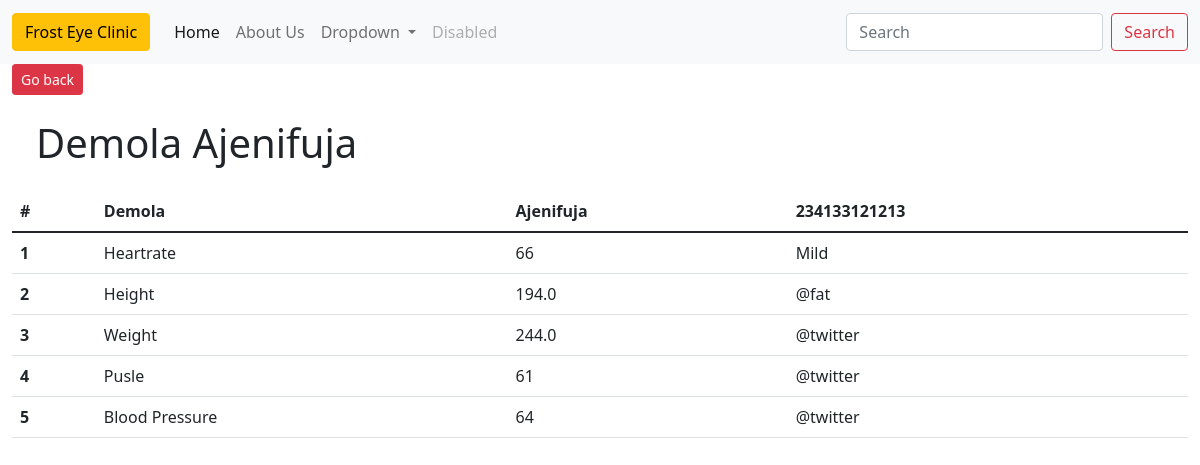
The app's page /office_app/patient_detail/8/ with its own data.
### office_app/models.py (models this page shows, shortened)
class Vitals(models.Model):
    patient = models.ForeignKey(Patient, on_delete=models.CASCADE, null=True, blank=True, related_name='patient_vitals')
    heartrate = models.IntegerField(default=60)
    height = models.DecimalField(default=2.5, max_digits=5, decimal_places=1)
    weight = models.DecimalField(default=2.5, max_digits=5, decimal_places=1)
    blood_pressure = models.IntegerField(default=60, validators=[MinValueValidator(1), MaxValueValidator(200)])
    pulse = models.IntegerField(default=60, validators=[MinValueValidator(1), MaxValueValidator(200)])

class Patient(models.Model):
    FEMALE = 'F'
    MALE = 'M'
    GENDER_CHOICES = [
        ('Female', 'Female'),
        ('Male', 'Male')
    ]
    first_name = models.CharField(max_length=25)
    last_name = models.CharField(max_length=25)
    age = models.IntegerField(default=1)
    email = models.EmailField(null=True, blank=True)
    phone_number = models.IntegerField(default=1)
    timestamp = models.DateTimeField(auto_now_add=True, null=True)
    gender = models.CharField(max_length=10, choices=GENDER_CHOICES, null=True)
    profile_img = models.ImageField(upload_to ='uploads/% Y/% m/% d/', null=True, blank=True)
    is_active = models.BooleanField(default=True)
    @property
    def full_name(self):
        return f'{self.first_name} {self.last_name}'

### office_app/views.py (the view)
# urls.py: path('patient_detail/<int:patient_id>/', views.patient_vitals, name='patient_detail'),
def patient_vitals(request, patient_id):
    try:
        patient_vitals = Vitals.objects.get(patient_id=patient_id)
        context = {'patient_vitals': patient_vitals}
        return render(request, 'office_app/patient_detail.html', context)
    except ObjectDoesNotExist:
        patient = Patient.objects.get(pk=patient_id)
        context = {'patient': patient}
        return render(request, 'office_app/no_detail.html', context)

### office_app/templates/office_app/patient_detail.html
{% extends 'base.html' %}
{% block content %}
      <div>
        <a href="{% url 'office_app:list_patients' %}">
          <button class="btn btn-danger btn-sm">
            Go back
        </button>
        </a>
        <h1 class="m-4">{{ patient_vitals.patient.full_name }}</h1>
      </div>
        <table class="table">
            <thead>
              <tr>
                <th scope="col">#</th>
                <th scope="col">{{ patient_vitals.patient.first_name }}</th>
                <th scope="col">{{ patient_vitals.patient.last_name }}</th>
                <th scope="col">{{ patient_vitals.patient.phone_number }}</th>
              </tr>
            </thead>
            <tbody>
              <tr>
                <th scope="row">1</th>
                <td>Heartrate</td>
                <td>{{ patient_vitals.heartrate }}</td>
                <td>Mild</td>
              </tr>
              <tr>
                <th scope="row">2</th>
                <td>Height</td>
                <td>{{ patient_vitals.height }}</td>
                <td>@fat</td>
              </tr>
              <tr>
                <th scope="row">3</th>
                <td>Weight</td>
                <td>{{ patient_vitals.weight }}</td>
                <td>@twitter</td>
              </tr>
              <tr>
                <th scope="row">4</th>
                <td>Pusle</td>
                <td>{{ patient_vitals.pulse }}</td>
                <td>@twitter</td>
              </tr>
              <tr>
                <th scope="row">5</th>
                <td>Blood Pressure</td>
                <td>{{ patient_vitals.blood_pressure }}</td>
                <td>@twitter</td>
              </tr>
            </tbody>
          </table>
{% endblock %}

### office_app/templates/base.html (style rules this page uses)
a { text-decoration: none; }

### records on screen
Vitals: patient.full_name "Demola Ajenifuja", patient.first_name "Demola", patient.last_name "Ajenifuja", patient.phone_number "234133121213", heartrate "66", height "194.0", weight "244.0", pulse "61", blood_pressure "64"
